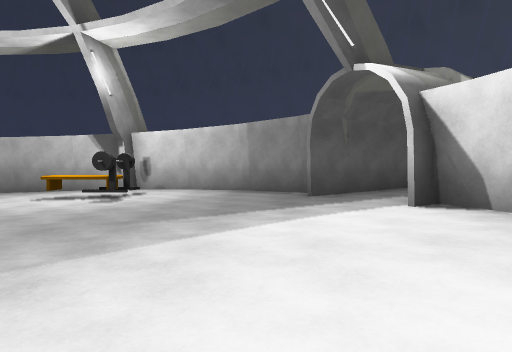
[1] (above)

14 first-person views from a walk through a 3-D level made in the Unity game engine. The camera is 1.4 m above the floor, tilts 2° down and sees 70° across. Doors are open. The floor is counted in squares, 2 m on a side. Each view is taken from the middle of a square. On the plan, view 1 faces up. The plan holds only what a view shows up to about 11 squares ahead; the rest is blank. The place goes on beyond the plan. The player is left out. Surface patterns are stand-ins for the level's own textures.

[2]
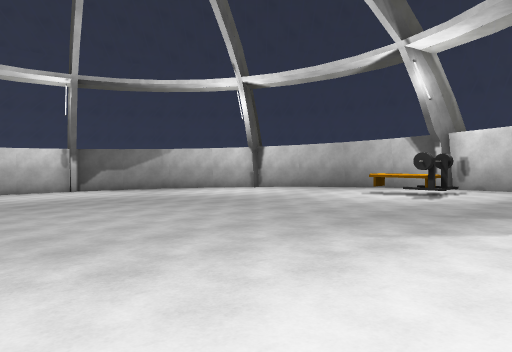

[3]
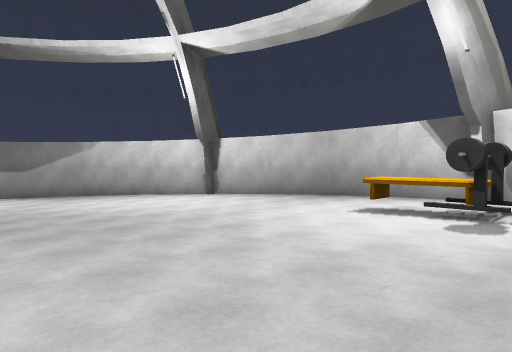

[4]
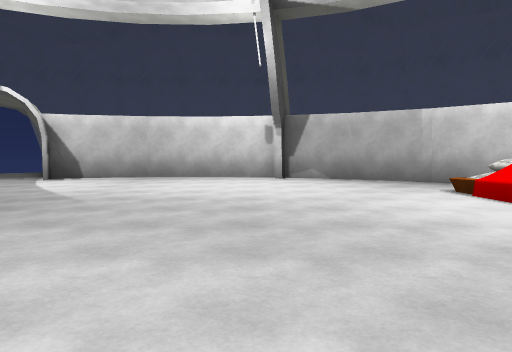

[5]
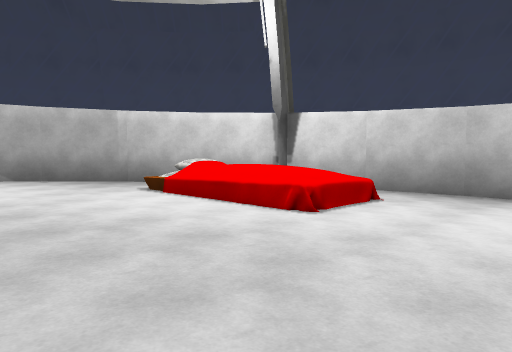

[6]
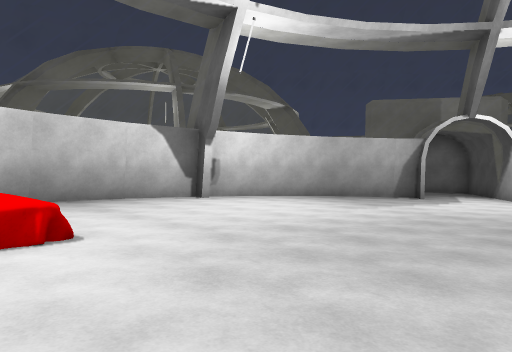

[7]
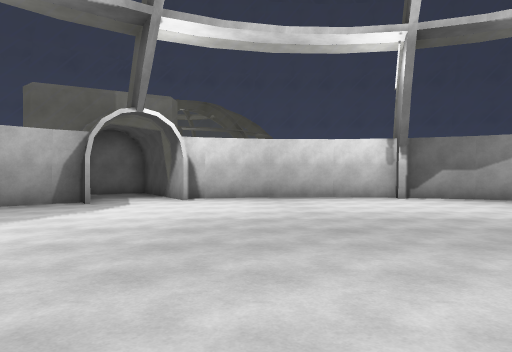

[8]
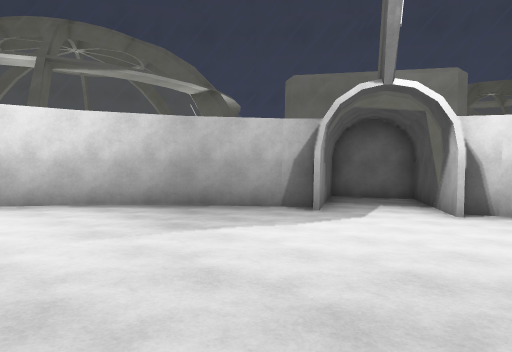

[9]
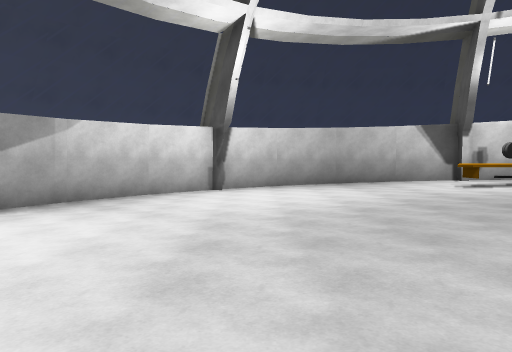

[10]
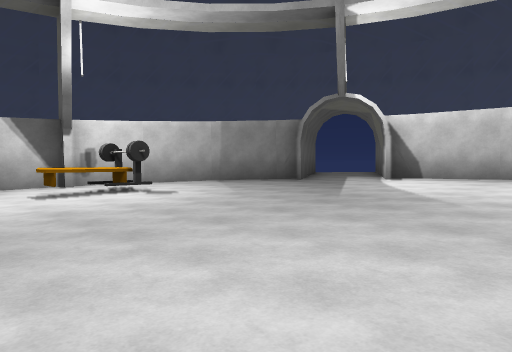

[11]
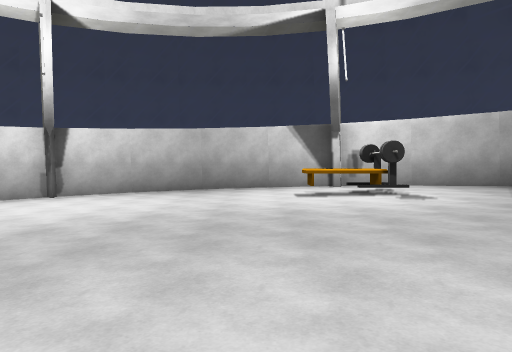

[12]
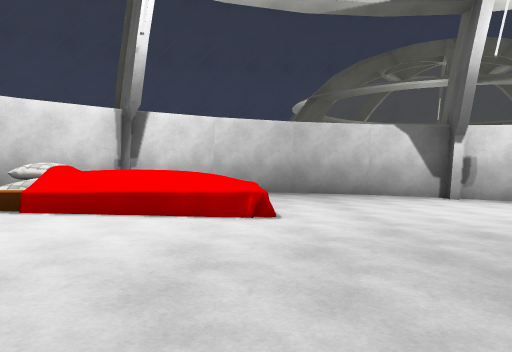

[13]
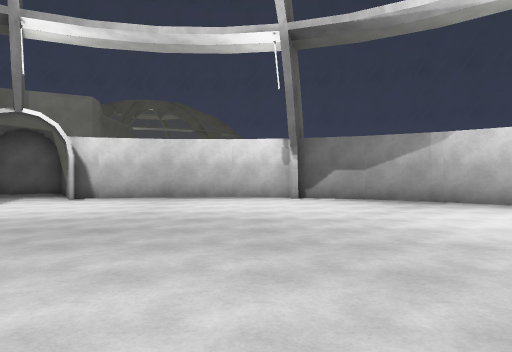

[14]
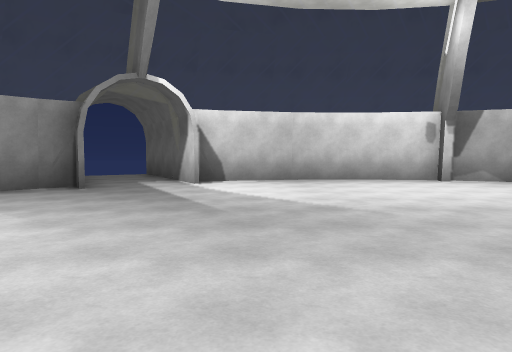

### Floor plan
Key: @ floor where view 1 was taken; # wall or solid block; . main floor; : floor 0.25 m higher than the main floor; - floor 0.25 m lower than the main floor; + floor 0.5 m higher than the main floor; _ floor 0.5 m lower than the main floor; * floor 0.75 m higher than the main floor; % floor 1 m higher than the main floor; & floor 1.25 m higher than the main floor; / step, stairs or slope; D open door; = window, fence, low wall or low ledge; O other object.
Columns run from 18 left of view 1 to 5 right of it. Each row starts with its distance up from view 1.
 12           =##=
 11        =##..::###
 10       ##....::::+#=
  9      #--....:OOO++#= ##*
  8     #---....:::O+++#DD**
  7    =----....::::++++DD*#
  6    #----....::::++++DD##
  5   =-----....::::+++++#
  4   #-----....::::+++++*=
  3   #-----....::::+++++*#
  2   #-----....::::+++++*#
  1   #-----....::::+++++*#
  0   #-----....::::++@++*=
 -1   #-----....::::+++++#
 -2  #=#----....::::+++++#
 -3 ##_-----....::::+++++=
 -4 #__-#---....::%&&=/+#
 -5 #__#=#--....::==#=/#
 -6 #### =#-....::=   #
 -7        ##...::::##
 -8          ######=

Where each view was taken, in squares from view 1:
view 1: 0 up, 0 right, facing up
view 2: 1 down, 0 right, facing up-left
view 3: 3 up, 2 left, facing up-left
view 4: 0 up, 7 left, facing right
view 5: 0 up, 7 left, facing down-right
view 6: 0 up, 3 left, facing down-left
view 7: 0 up, 5 left, facing left
view 8: 0 up, 8 left, facing down-left
view 9: 0 up, 10 left, facing up
view 10: 1 up, 7 left, facing up-right
view 11: 1 up, 6 left, facing up
view 12: 1 up, 4 left, facing down
view 13: 3 up, 5 left, facing left
view 14: 4 up, 6 left, facing right
